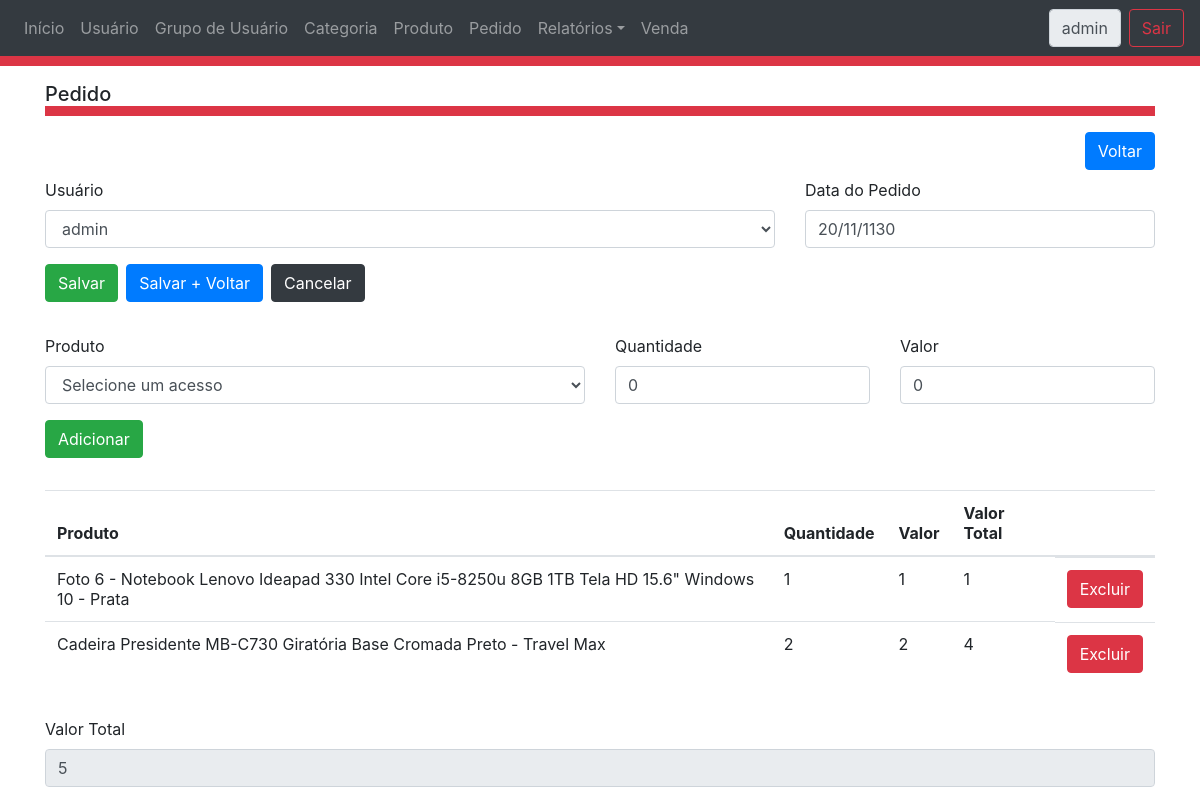
Screenshot of /PedidoFormulario.php?operacao=editar&idPedido=21 (signed in) with the database file from the repository.
### tables this page shows
CREATE TABLE `tbusuario` (
  `idUsuario` int(11) NOT NULL,
  `nome` varchar(255) NOT NULL,
  `login` varchar(255) NOT NULL,
  `senha` varchar(255) NOT NULL,
  `email` varchar(255) NOT NULL,
  `ultimoAcesso` datetime DEFAULT NULL,
  `situacao` tinyint(1) NOT NULL,
  `foto` varchar(255) DEFAULT NULL,
  `idGrupo` int(11) NOT NULL
);

CREATE TABLE `tbpedido` (
  `idPedido` int(11) NOT NULL,
  `idUsuario` int(11) NOT NULL,
  `dataPedido` datetime NOT NULL
);

CREATE TABLE `tbpedidoproduto` (
  `idPedidoProduto` int(11) NOT NULL,
  `idPedido` int(11) DEFAULT NULL,
  `idProduto` int(11) DEFAULT NULL,
  `quantidade` int(11) NOT NULL,
  `valor` decimal(9,2) NOT NULL,
  `valorTotal` decimal(9,2) NOT NULL
);

CREATE TABLE `tbproduto` (
  `idProduto` int(11) NOT NULL,
  `nome` varchar(255) DEFAULT NULL,
  `descricao` varchar(3000) NOT NULL,
  `valor` decimal(9,2) NOT NULL,
  `quantidadeEstoque` int(11) NOT NULL,
  `foto` varchar(255) DEFAULT NULL,
  `idCategoria` int(11) NOT NULL
);

### PedidoFormulario.php (the view, shortened to what the rows shown need)
<?php
	require_once 'ControleAcesso.php';
	require_once 'class/PedidoDAO.php';
	require_once 'class/UsuarioDAO.php';
	require_once 'class/ProdutoDAO.php';
	require_once 'class/PedidoProdutoDAO.php';
	$pedido = new Pedido();
	$operacao = "visualizar";
	if(isset($_GET["operacao"])){
		$operacao = $_GET["operacao"];
	}
	if(isset($_GET["idPedido"])){
		$idPedido = $_GET["idPedido"];
		$pedidoDAO = new PedidoDAO();
		$pedido = $pedidoDAO->buscarPorId($idPedido);
		$pedidoProdutoDAO = new PedidoProdutoDAO();
		$listaProduto = $pedidoProdutoDAO->listarPorPedido($pedido->getIdPedido());
	}
?>
<html>
    <head>
		<link type="text/css" rel="stylesheet" href="css/bootstrap.css"/>
		<link type="text/css" rel="stylesheet" href="css/pedido.css"/>
    </head>
    <body>
		<div class="cabecalho">
			<?php
				include_once("Cabecalho.php");
			?>
		</div>
		<div class="container">
			<form id="formPedido" action="PedidoControlador.php?operacao=salvar" method="post">
				<fieldset <?php if($operacao=="visualizar"){echo 'disabled';}?> >
					<div class="row form-group">
						<div class="col-md-4">
							<label for="dataPedido">Data do Pedido</label>
							<input class="form-control campo" name="dataPedido" id="dataPedido" type="text" value="<?php echo $pedido->getDataPedido() ?>" >
						</div>
				</div>
				</fieldset>
			</form >
				<div class="row form-group">
					<div class="col-md-12">
						<table class="table">
							<thead>
								<tr>
									<th>Produto</th>
									<th>Quantidade</th>
									<th>Valor</th>
									<th>Valor Total</th>
									<th></th>
								</tr>
							</thead>
							<tbody>
								<?php
									if($pedido->getIdPedido()!=0){
										$pedidoProdutoDAO = new PedidoProdutoDAO();
										$lista = $pedidoProdutoDAO->listarPorPedido($pedido->getIdPedido());
										foreach($lista as $pedidoProduto){
											echo"<tr>";
											echo"<td>{$pedidoProduto->getProduto()->getDescricao()}</td>";
											echo"<td>{$pedidoProduto->getQuantidade()} </td>";
											echo"<td>{$pedidoProduto->getValor()} </td>";
											echo"<td>{$pedidoProduto->getValorTotal()} </td>";
											if($operacao=="visualizar"){
												echo"<td></td>";
											}else{
												echo"<td class='float-right'> <a class='btn btn-danger' href='PedidoProdutoControlador.php?operacao=excluir&idPedidoProduto={$pedidoProduto->getIdPedidoProduto()}&idPedido={$pedidoProduto->getPedido()->getIdPedido()}'>Excluir</a></td>";
											}
											echo"</tr>";
										}
									}
								?>
							</tbody>
						</table>
					</div>
				</div>
		</div>
    </body>
</html>

### Cabecalho.php (shortened to what the rows shown need)
<nav class="navbar navbar-expand-md navbar-dark bg-dark">
  <div class="collapse navbar-collapse" id="navbarsExampleDefault">
	<div class="form-inline my-2 my-lg-0">
	  <label class="form-control mr-sm-2" readonly> <?php echo $usuarioAtual->getLogin(); ?> </label>
	  <a class="btn btn-outline-danger my-2 my-sm-0" href="LoginControlador.php?operacao=encerrar">Sair</a>
	</div>
  </div>
</nav>

### rows the page displays
tbusuario: login "admin"
tbpedido: dataPedido "20/11/1130"
tbpedidoproduto: idProduto.descricao "Foto 6 - Notebook Lenovo Ideapad 330 Intel Core i5-8250u 8GB 1TB Tela HD 15.6\" Windows 10 - Prata", quantidade "1", valor "1", valorTotal "1"
tbpedidoproduto: idProduto.descricao "Cadeira Presidente MB-C730 Giratória Base Cromada Preto - Travel Max", quantidade "2", valor "2", valorTotal "4"

### other values shown
$grupoAcesso->getAcesso()->getMenu() "Início"
$grupoAcesso->getAcesso()->getMenu() "Usuário"
$grupoAcesso->getAcesso()->getMenu() "Grupo de Usuário"
$grupoAcesso->getAcesso()->getMenu() "Categoria"
$grupoAcesso->getAcesso()->getMenu() "Produto"
$grupoAcesso->getAcesso()->getMenu() "Pedido"
$grupoAcesso->getAcesso()->getMenu() "Relatórios"
$grupoAcesso->getAcesso()->getMenu() "Venda"
$menu "Pedido"
form field idUsuario "admin"
